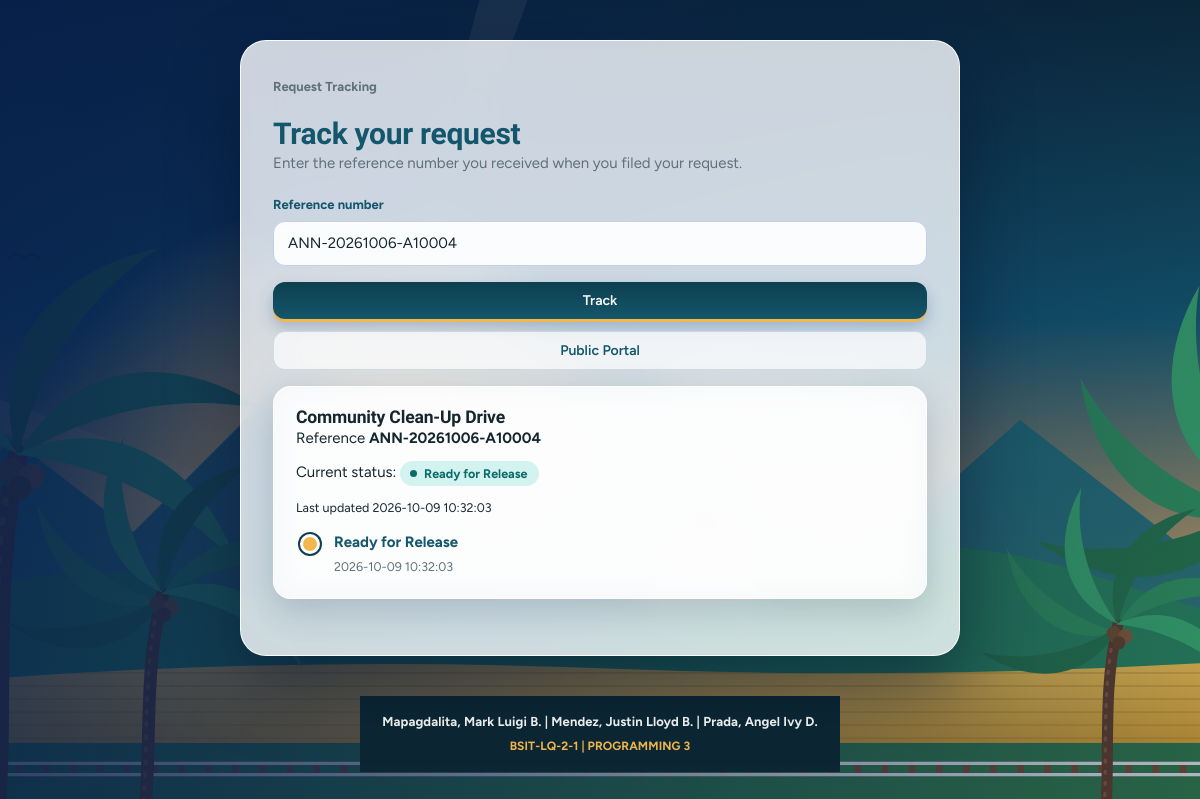
Screenshot of /track.php?reference=ANN-20261006-A10004 (signed in) with the database file from the repository.
### tables this page shows
CREATE TABLE service_records (
    id INT AUTO_INCREMENT PRIMARY KEY,
    module_slug VARCHAR(80) NOT NULL,
    reference_no VARCHAR(60) NOT NULL UNIQUE,
    title VARCHAR(180) NOT NULL,
    resident_id INT NULL,
    requester_name VARCHAR(160),
    category VARCHAR(120),
    description TEXT,
    respondent_name VARCHAR(160) NULL,
    location VARCHAR(255) NULL,
    amount DECIMAL(10,2) DEFAULT 0,
    payment_method VARCHAR(40) NULL,
    payment_reference VARCHAR(100) NULL,
    attachment_path VARCHAR(255) NULL,
    attachment_name VARCHAR(255) NULL,
    status VARCHAR(80) NOT NULL DEFAULT 'Pending',
    priority VARCHAR(40) DEFAULT 'Normal',
    due_date DATE NULL,
    assigned_to INT NULL,
    created_by INT NULL,
    updated_by INT NULL,
    created_at DATETIME NOT NULL,
    updated_at DATETIME NOT NULL,
    deleted_at DATETIME NULL,
    deleted_by INT NULL,
    deleted_status VARCHAR(80) NULL,
    KEY idx_records_module_status (module_slug, status),
    KEY idx_records_due_date (due_date),
    KEY idx_records_resident (resident_id),
    KEY idx_records_updated (updated_at),
    FOREIGN KEY (resident_id) REFERENCES residents(id) ON DELETE SET NULL,
    FOREIGN KEY (assigned_to) REFERENCES users(id) ON DELETE SET NULL,
    FOREIGN KEY (created_by) REFERENCES users(id) ON DELETE SET NULL,
    FOREIGN KEY (updated_by) REFERENCES users(id) ON DELETE SET NULL
);

CREATE TABLE record_history (
    id INT AUTO_INCREMENT PRIMARY KEY,
    record_id INT NOT NULL,
    status VARCHAR(80) NOT NULL,
    notes TEXT,
    changed_by INT NULL,
    created_at DATETIME NOT NULL,
    FOREIGN KEY (record_id) REFERENCES service_records(id) ON DELETE CASCADE,
    FOREIGN KEY (changed_by) REFERENCES users(id) ON DELETE SET NULL
);

### includes/functions.php (called while the page is built, shortened)
<?php
function e(mixed $value): string
{
    return htmlspecialchars((string) $value, ENT_QUOTES, 'UTF-8');
}
function base_url(): string
{
    $script = str_replace('\\', '/', dirname($_SERVER['SCRIPT_NAME'] ?? ''));
    $base = preg_replace('#/(modules|public)$#', '', $script);
    return rtrim($base === '/' ? '' : $base, '/');
}
function app_url(string $path = ''): string
{
    return base_url() . '/' . ltrim($path, '/');
}
function fetch_one(string $sql, array $params = []): ?array
{
    $stmt = db()->prepare($sql);
    $stmt->execute($params);
    $row = $stmt->fetch();
    return $row ?: null;
}
function fetch_all(string $sql, array $params = []): array
{
    $stmt = db()->prepare($sql);
    $stmt->execute($params);
    return $stmt->fetchAll();
}
function status_class(string $status): string
{
    $normalized = strtolower(str_replace([' ', '/'], '-', $status));
    return 'status status-' . preg_replace('/[^a-z0-9-]/', '', $normalized);
}

### config/database.php (called while the page is built, shortened)
<?php
function db(): PDO
{
    static $pdo = null;
    if ($pdo instanceof PDO) {
        return $pdo;
    }
    $dsn = 'mysql:host=' . DB_HOST . ';dbname=' . DB_NAME . ';charset=' . DB_CHARSET;
    $pdo = new PDO($dsn, DB_USER, DB_PASS, [
        PDO::ATTR_ERRMODE => PDO::ERRMODE_EXCEPTION,
        PDO::ATTR_DEFAULT_FETCH_MODE => PDO::FETCH_ASSOC,
        PDO::ATTR_EMULATE_PREPARES => false,
    ]);
    return $pdo;
}

### public/track.php (the view, shortened to what this page needs)
<?php
require_once __DIR__ . '/../includes/layout.php';
$reference = trim((string) ($_GET['reference'] ?? ''));
$record = null;
$history = [];
if ($reference !== '') {
    try {
        $record = fetch_one(
            'SELECT id, reference_no, module_slug, title, status, updated_at FROM service_records WHERE reference_no = ? AND deleted_at IS NULL',
            [$reference]
        );
        if ($record) {
            $history = fetch_all('SELECT status, created_at FROM record_history WHERE record_id = ? ORDER BY id ASC', [(int) $record['id']]);
        }
    } catch (Throwable $error) {
        $notice = 'The tracking service is not ready yet. Please try again later.';
    }
}
?>
<section class="auth-card" style="width:min(100%, 720px);">
    <p class="eyebrow">Request Tracking</p>
    <h1>Track your request</h1>
    <p>Enter the reference number you received when you filed your request.</p>
    <form class="form-grid" method="get">
        <div class="form-field full">
            <label>Reference number</label>
            <input class="form-control" name="reference" value="<?= e($reference) ?>" placeholder="Example: DOC-20261006-A10001" required>
        </div>
        <div class="form-actions full">
            <button class="btn" type="submit">Track</button>
            <a class="btn btn-ghost" href="<?= e(app_url('public/index.php')) ?>">Public Portal</a>
        </div>
    </form>
    <?php if ($record): ?>
        <div class="panel" style="margin-top:16px"><div class="panel-body">
            <h3><?= e($record['title']) ?></h3>
            <p>Reference <strong><?= e($record['reference_no']) ?></strong></p>
            <p>Current status: <span class="<?= e(status_class($record['status'])) ?>"><?= e($record['status']) ?></span></p>
            <small>Last updated <?= e($record['updated_at']) ?></small>
            <?php if ($history): ?>
                <ul class="timeline" style="margin-top:12px">
                    <?php foreach ($history as $step): ?><li><strong><?= e($step['status']) ?></strong><small><?= e($step['created_at']) ?></small></li><?php endforeach; ?>
                </ul>
            <?php endif; ?>
        </div></div>
    <?php endif; ?>
</section>

### rows the page displays
service_records: title "Community Clean-Up Drive", reference_no "ANN-20261006-A10004", status "Ready for Release", updated_at "2026-10-09 10:32:03"
record_history: status "Ready for Release", created_at "2026-10-09 10:32:03"
